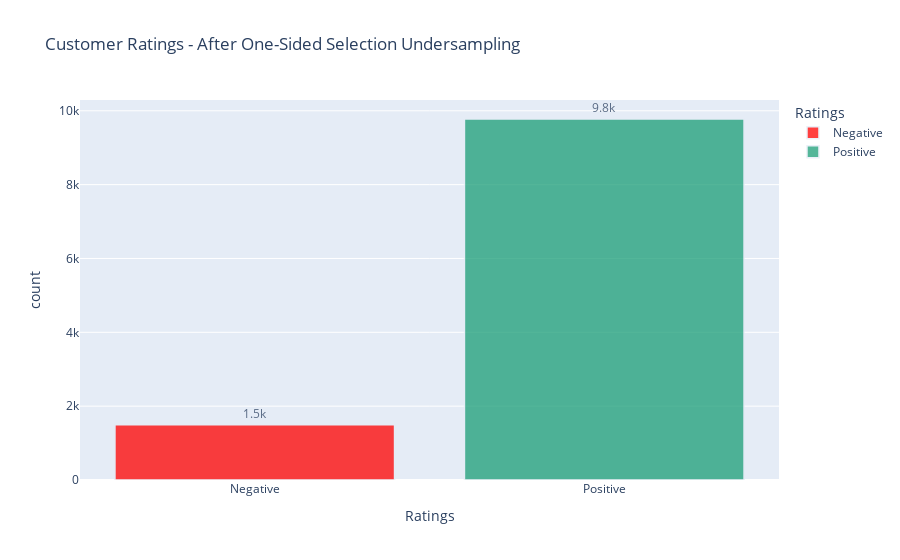

Here is the notebook cell this chart was saved with:
### Markdown cell above
## Checking for Class Imbalance after One-Sided Selection Undersampling

### Code cell
# create a data frame to count the number of customer reviews by products and also rename a column as count
rating_counts = pd.DataFrame(pd.DataFrame(Y_train_oss).rename(columns = {0:'review_star'}).value_counts()).reset_index().rename( \
    columns={'review_star': 'Ratings', 0:'count'})

# add a sort index
rating_counts['Ratings_for_sorting'] = rating_counts['Ratings']

# convert ratings to str type for visualization
rating_counts['Ratings'] = rating_counts['Ratings'].astype(str)

# Sort order by custom column and display 
rating_counts.sort_values(by=['Ratings_for_sorting'], inplace = True)

# use plotly to create a bar graph of number of reviews by brand and using customized color coding 
fig = px.bar(rating_counts, x="Ratings", y="count", color="Ratings", 
             title= "Customer Ratings - After One-Sided Selection Undersampling", text_auto = '.2s', 
             color_discrete_map={'Negative':'red',  'Positive':'rgb(27,158,119)'})

# figure customization
fig.update_traces(textfont_size=12, textangle=0, textposition="outside", cliponaxis=False,
 marker_line_width=1.5, opacity = 0.75)

### Figure 1 — Plotly figure (JSON) as saved in the notebook; plotly's stock layout.template omitted (floating-point values rounded to 4 significant figures)
{"data": [{"alignmentgroup": "True", "cliponaxis": false, "hovertemplate": "Ratings=%{x}<br>count=%{y}<extra></extra>", "legendgroup": "Negative", "marker": {"color": "red", "line": {"width": 1.5}, "pattern": {"shape": ""}}, "name": "Negative", "offsetgroup": "Negative", "opacity": 0.75, "orientation": "v", "showlegend": true, "textangle": 0, "textfont": {"size": 12}, "textposition": "outside", "texttemplate": "%{y:.2s}", "type": "bar", "x": ["Negative"], "xaxis": "x", "y": [1498], "yaxis": "y"}, {"alignmentgroup": "True", "cliponaxis": false, "hovertemplate": "Ratings=%{x}<br>count=%{y}<extra></extra>", "legendgroup": "Positive", "marker": {"color": "rgb(27,158,119)", "line": {"width": 1.5}, "pattern": {"shape": ""}}, "name": "Positive", "offsetgroup": "Positive", "opacity": 0.75, "orientation": "v", "showlegend": true, "textangle": 0, "textfont": {"size": 12}, "textposition": "outside", "texttemplate": "%{y:.2s}", "type": "bar", "x": ["Positive"], "xaxis": "x", "y": [9778], "yaxis": "y"}], "layout": {"barmode": "relative", "legend": {"title": {"text": "Ratings"}, "tracegroupgap": 0}, "title": {"text": "Customer Ratings - After One-Sided Selection Undersampling"}, "xaxis": {"anchor": "y", "categoryarray": ["Negative", "Positive"], "categoryorder": "array", "domain": [0, 1], "title": {"text": "Ratings"}}, "yaxis": {"anchor": "x", "domain": [0, 1], "title": {"text": "count"}}}}
